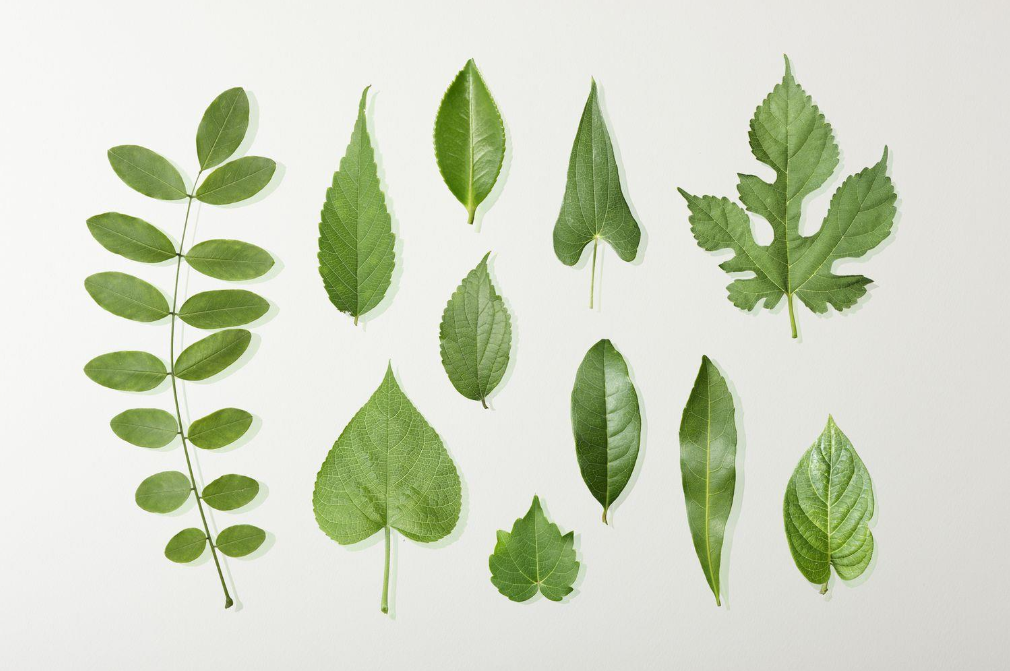
%> input picture Immagine.png, 1010 x 671 px
$ octave --eval "result = pixel_descriptors(imread('../Immagine.png'));"   (GNU Octave 9; MATLAB toolbox functions it lacks are replaced by stand-ins)
%> lines starting %> are read from the running program, lines starting %| are printed output that depends on the picture
### compute/mysobel.m
function [sob,dir] = mysobel(im, dir_angle_tolerance)
    a = [1 2 1];
    b = [1 0 -1];
    pim = padarray(im,[1 1],'symmetric');
    out_x = conv2(a,b,pim,'valid');
    out_y = conv2(b,a,pim,'valid');
    sob = sqrt(out_x.^2 + out_y.^2);
    dir = atan2(out_y, out_x); % remap sobel_dir to [0,2pi]
    dirm = sum(sum(dir)) / numel(dir) * dir_angle_tolerance;
    dir(dir < dirm) = 0;
end

### segmentation/old_pixel_descriptors_10_hue.m
% models/segmentation/wb-360gabor-10_pct_noise_10f-pixel-classifier.mat

function d = pixel_descriptors(im)
    if ~isa(im,'single')
        im = im2single(im);
    end

    load('segmentation/gabordata.mat','gabor_filters','gabor_sigmas');

    d = zeros(size(im,1),size(im,2),10,'single');

    hsvim = rgb2hsv(im);
    gim = imgaussfilt(hsvim(:,:,3), 1.5);
    ycbcrim = rgb2ycbcr(im);
    labim = rgb2lab(im);
    [~,sobel_dir] = mysobel(gim, 1/2);

    d(:,:,1) = min(max(hsvim(:,:,1), 0), 1); % h
    d(:,:,2) = ycbcrim(:,:,2); % cb
    d(:,:,3) = ycbcrim(:,:,3); % cr
    d(:,:,4) = labim(:,:,1); % l
    d(:,:,5) = labim(:,:,2); % a
    d(:,:,6) = labim(:,:,3); % b
    d(:,:,7) = sobel_dir;

    gabormag = imgaborfilt(im(:,:,3), gabor_filters);
    gabormag = arrayfun(@(i) imgaussfilt(gabormag(:,:,i), gabor_sigmas(i)), 1:24, 'UniformOutput', false);
    gabormag = cat(3, gabormag{:});

    d(:,:,8) = gabormag(:,:,1)+gabormag(:,:,4)+gabormag(:,:,7)+gabormag(:,:,10)+gabormag(:,:,13)+gabormag(:,:,16)+gabormag(:,:,19)+gabormag(:,:,22);
    d(:,:,9) = gabormag(:,:,2)+gabormag(:,:,5)+gabormag(:,:,8)+gabormag(:,:,11)+gabormag(:,:,14)+gabormag(:,:,17)+gabormag(:,:,20)+gabormag(:,:,23);
    d(:,:,10) = gabormag(:,:,3)+gabormag(:,:,6)+gabormag(:,:,9)+gabormag(:,:,12)+gabormag(:,:,15)+gabormag(:,:,18)+gabormag(:,:,21)+gabormag(:,:,24);

    d = reshape(d, [], 10);
end
%> in pixel_descriptors, `hsvim = rgb2hsv(im);`: hsvim: size 671x1010x3 single; mean H, S, V 0.199, 0.131, 0.845
%> in pixel_descriptors, `gim = imgaussfilt(hsvim(:,:,3), 1.5);`:
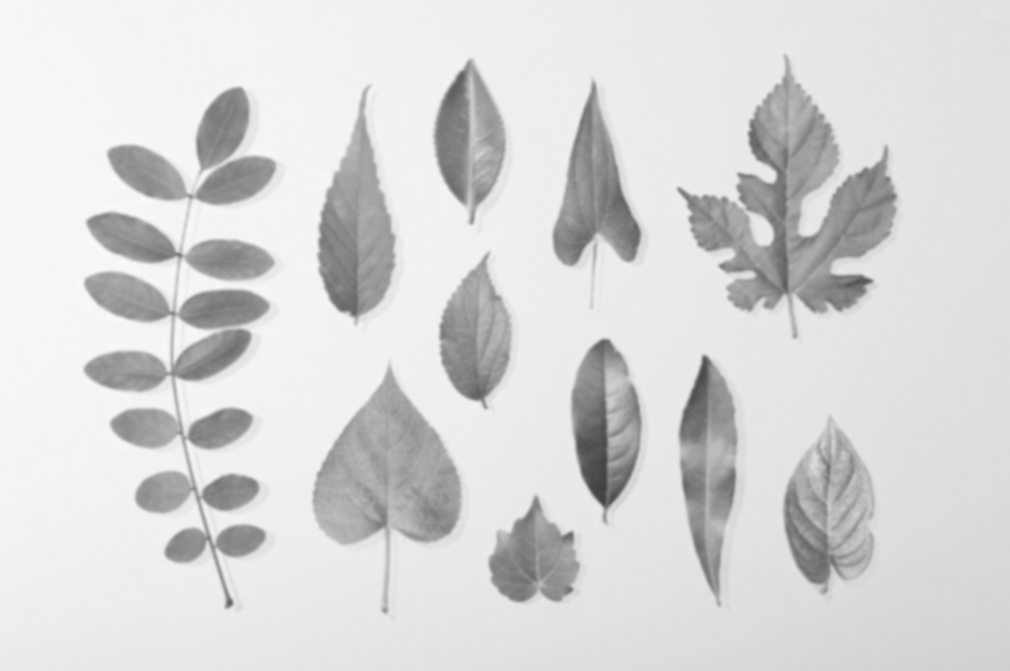
%> gim: size 671x1010 single; min 0.25, max 0.984, mean 0.846
%> in pixel_descriptors, `ycbcrim = rgb2ycbcr(im);`: ycbcrim: size 671x1010x3 single; mean of channels 1, 2, 3 0.773, 0.473, 0.495
%> in pixel_descriptors, `labim = rgb2lab(im);`: labim: size 671x1010x3 single; mean of channels 1, 2, 3 85, -5.8, 9.8
%> in mysobel, `out_x = conv2(a,b,pim,'valid');`:
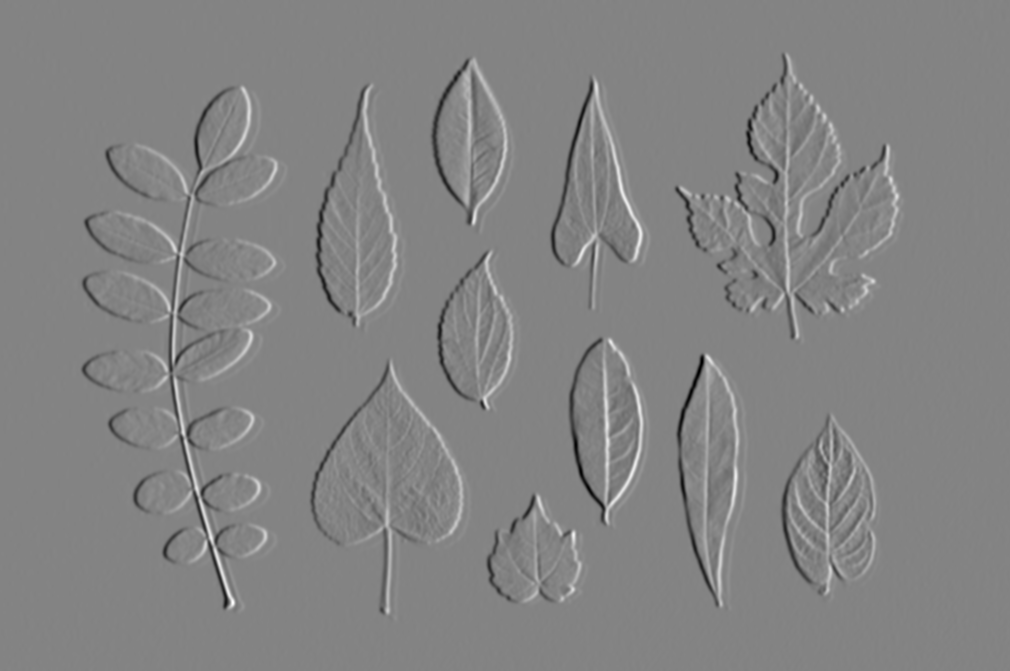
%> out_x: size 671x1010 single; min -1.17, max 1.09, mean -0.000728; drawn with min black and max white
%> in mysobel, `out_y = conv2(b,a,pim,'valid');`:
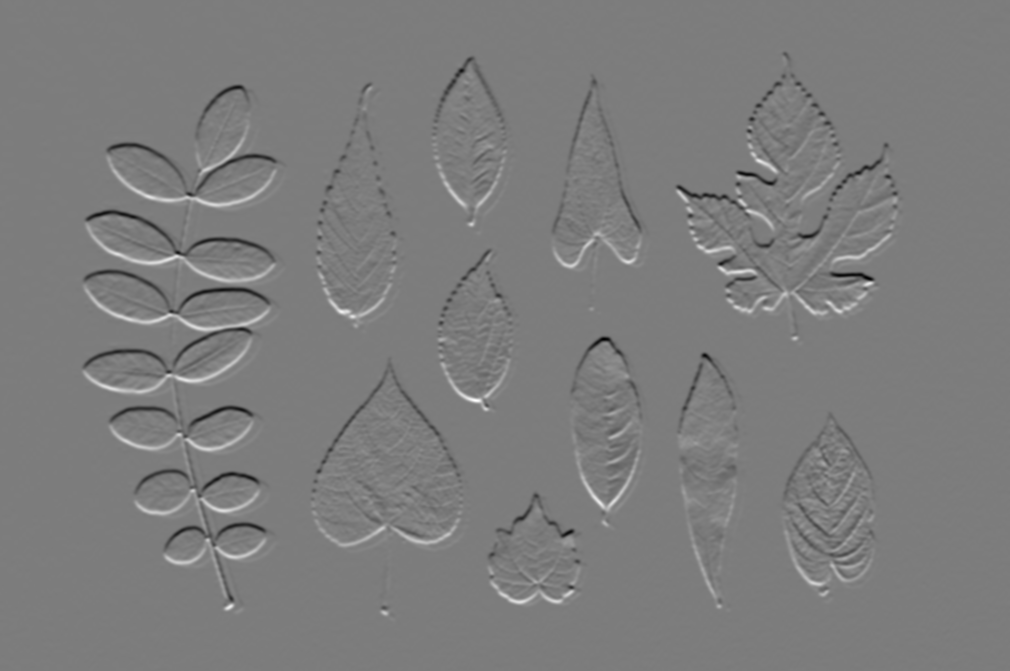
%> out_y: size 671x1010 single; min -1.06, max 1.1, mean -0.000676; drawn with min black and max white
%> in mysobel, `sob = sqrt(out_x.^2 + out_y.^2);`:
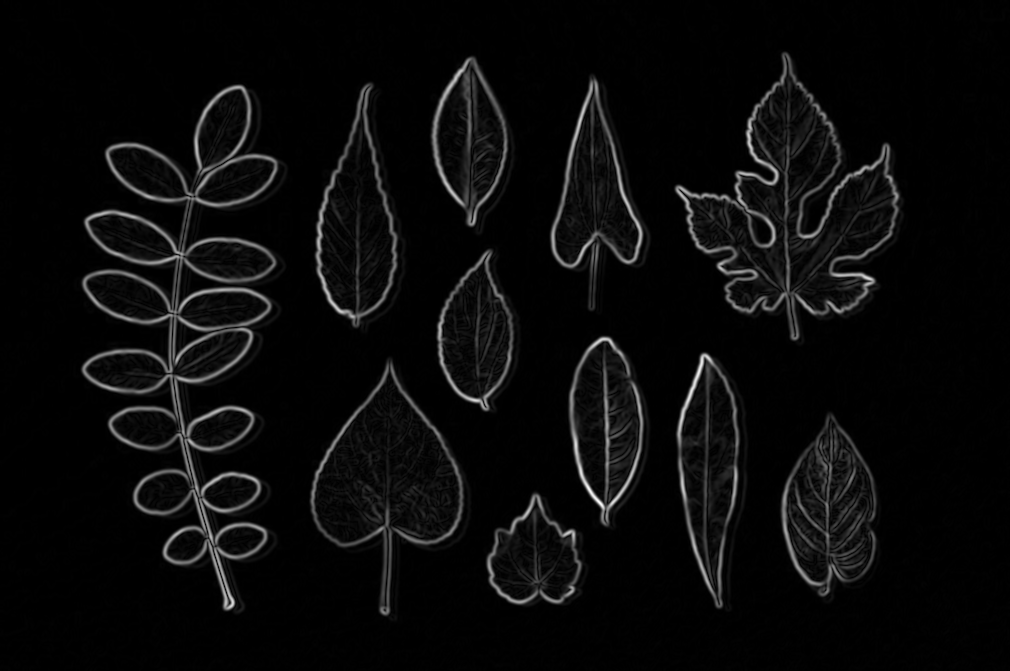
%> sob: size 671x1010 single; min 0, max 1.31, mean 0.0556; drawn with min black and max white
%> in mysobel, `dir = atan2(out_y, out_x);`:
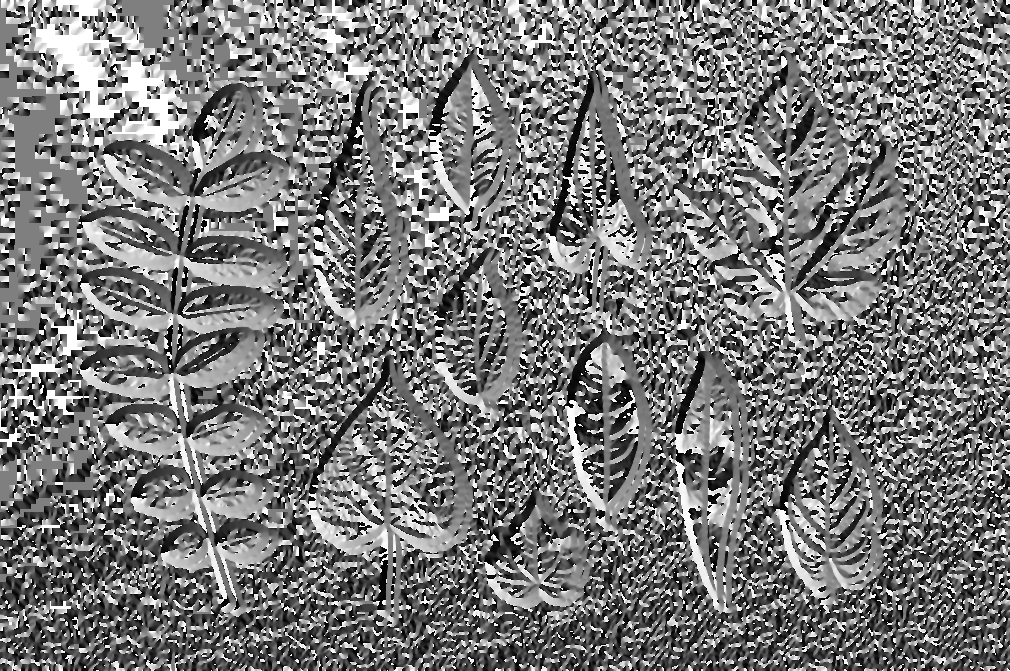
%> dir: size 671x1010 single; min -3.14, max 3.14, mean -0.146; drawn with min black and max white
%> in mysobel, `dir(dir < dirm) = 0;`:
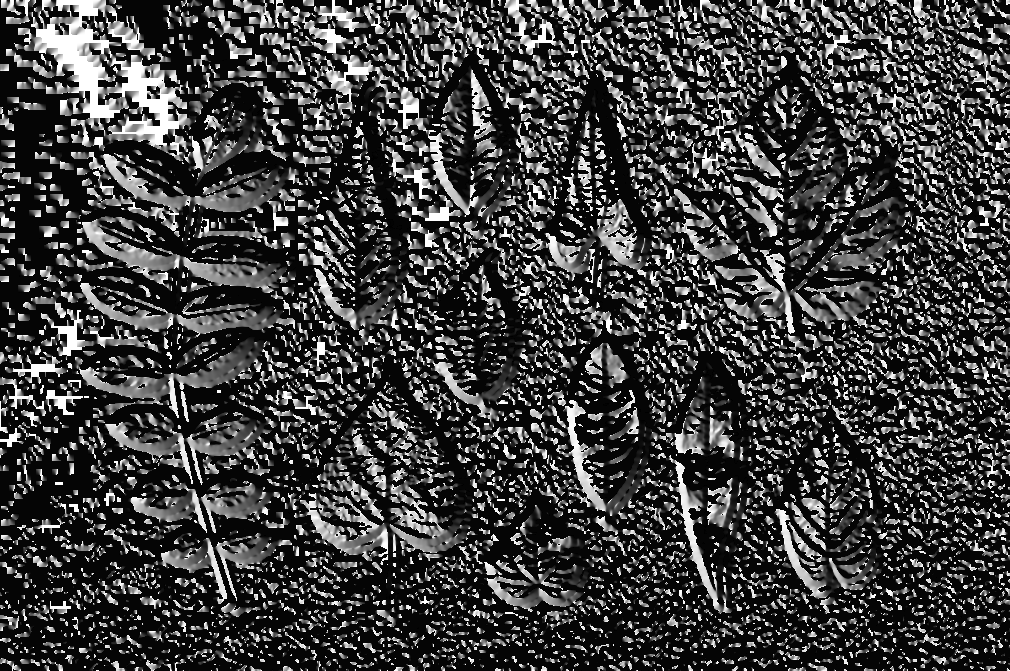
%> dir: size 671x1010 single; min -0.073, max 3.14, mean 0.739; drawn with min black and max white
%> (the run ends here)
